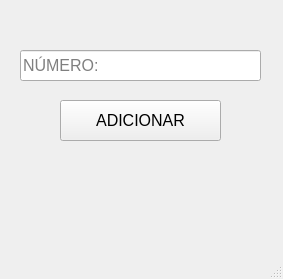
<?xml version="1.0" encoding="UTF-8"?>
<ui version="4.0">
 <class>MainWindow</class>
 <widget class="QMainWindow" name="MainWindow">
  <property name="geometry">
   <rect>
    <x>0</x>
    <y>0</y>
    <width>283</width>
    <height>279</height>
   </rect>
  </property>
  <property name="windowTitle">
   <string>MainWindow</string>
  </property>
  <widget class="QWidget" name="centralwidget">
   <widget class="QLineEdit" name="numero">
    <property name="geometry">
     <rect>
      <x>20</x>
      <y>50</y>
      <width>241</width>
      <height>31</height>
     </rect>
    </property>
    <property name="font">
     <font>
      <pointsize>12</pointsize>
     </font>
    </property>
    <property name="placeholderText">
     <string>NÚMERO:</string>
    </property>
    <property name="clearButtonEnabled">
     <bool>true</bool>
    </property>
   </widget>
   <widget class="QPushButton" name="adicionar">
    <property name="geometry">
     <rect>
      <x>60</x>
      <y>100</y>
      <width>161</width>
      <height>41</height>
     </rect>
    </property>
    <property name="font">
     <font>
      <pointsize>12</pointsize>
     </font>
    </property>
    <property name="text">
     <string>ADICIONAR</string>
    </property>
   </widget>
   <widget class="QLabel" name="notificacao">
    <property name="geometry">
     <rect>
      <x>60</x>
      <y>160</y>
      <width>161</width>
      <height>41</height>
     </rect>
    </property>
    <property name="font">
     <font>
      <pointsize>12</pointsize>
     </font>
    </property>
    <property name="text">
     <string/>
    </property>
   </widget>
  </widget>
  <widget class="QMenuBar" name="menubar">
   <property name="geometry">
    <rect>
     <x>0</x>
     <y>0</y>
     <width>283</width>
     <height>22</height>
    </rect>
   </property>
  </widget>
  <widget class="QStatusBar" name="statusbar"/>
 </widget>
 <resources/>
 <connections/>
</ui>
